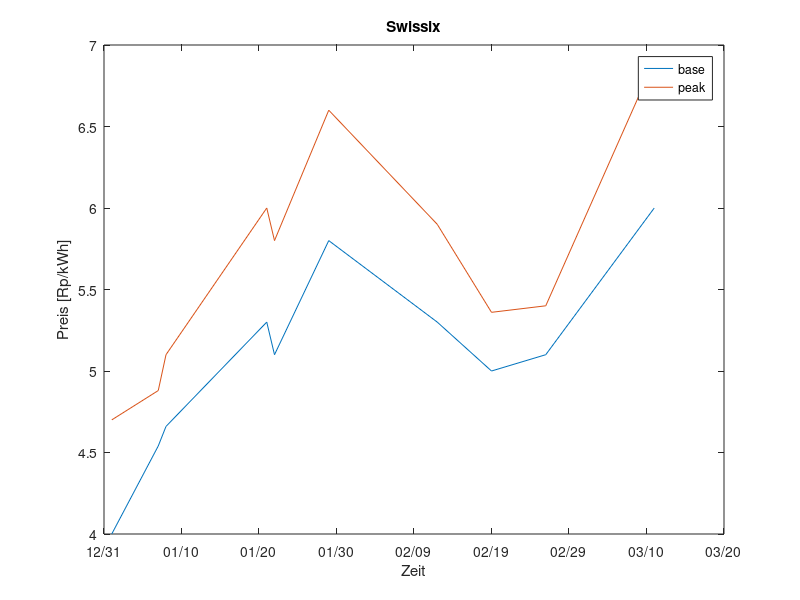

Write MATLAB code to recreate this figure.
base = 1;
peak = 2;
%       base    peak    day     date
s = [   4       4.7     1   ;   % 18.09.2015
        4.54    4.88    7   ;   % 24.09.2015
        4.66    5.1     8   ;   % 25.09.2015
        5.3     6.0     21  ;   % 08.10.2015
        5.1     5.8     22  ;   % 09.10.2015
        5.8     6.6     29  ;   % 16.10.2015
        5.3     5.9     43  ;   % 30.10.2015
        5.0     5.36    50  ;   % 06.11.2015
        5.1     5.4     57  ;   % 13.11.2015
        6.0     6.9     71  ;   % 27.11.2015
];

datestr(736224 + s(:,3))

figure(1);
plot(s(:,3), s(:,1), s(:,3), s(:,2));
title('Swissix');
xlabel('Zeit');
ylabel('Preis [Rp/kWh]');
datetick();
legend('base', 'peak');
print -dpdf 'swissix'
